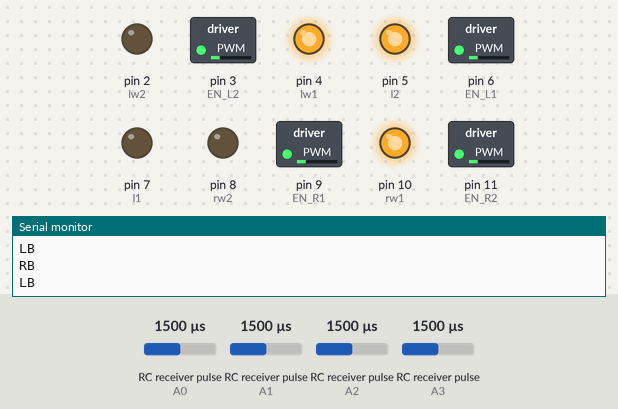
Bench run of a sketch on a simulated Arduino Uno, built with avr-gcc and run on an emulated ATmega328P. On the bench: switched loads named in the sketch (green lamp = pin HIGH), output pins drawn as LEDs (lit = HIGH), the last lines printed to the serial monitor. Wiring (inferred from the names in the program): 4 × RC receiver channel: data A1 / data A2 / data A3 / data A0. Inputs (shaded band) come from the test bench; at power-on: RC receiver pulse (sensors on A0, A1, A3, A2) 1500 µs. Pins used as bus, display or sensor lines are not drawn.

Above: at 1.2 s.
1.3 s: RC receiver pulse (sensor on A0) set to 1516 µs
At 1.7 s:
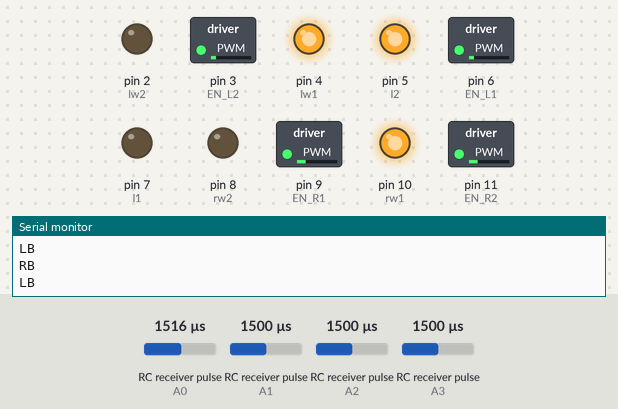
2.8 s: RC receiver pulse (sensor on A0) set to 1537 µs
At 3.3 s:
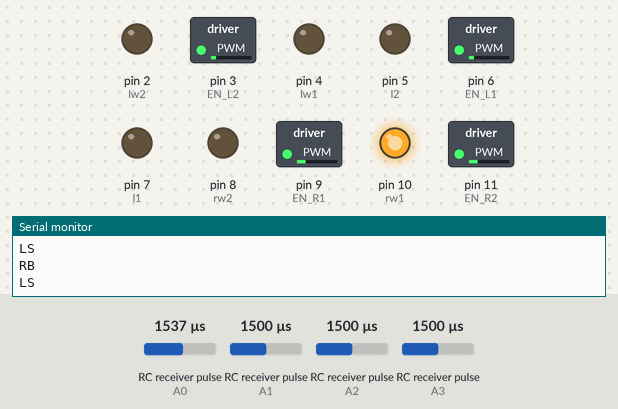
4.3 s: RC receiver pulse (sensor on A1) set to 1537 µs
At 5.2 s:
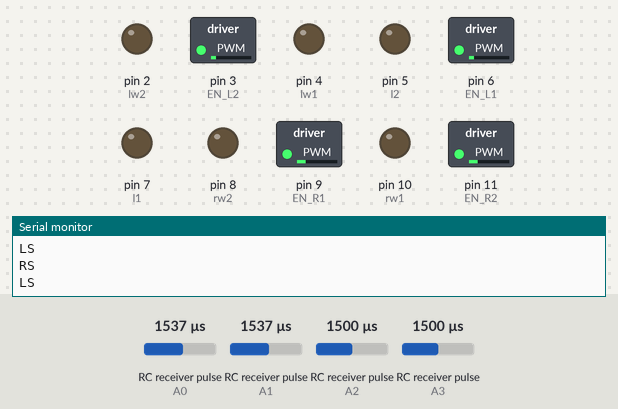
5.8 s: RC receiver pulse (sensor on A3) set to 1490 µs
At 6.9 s:
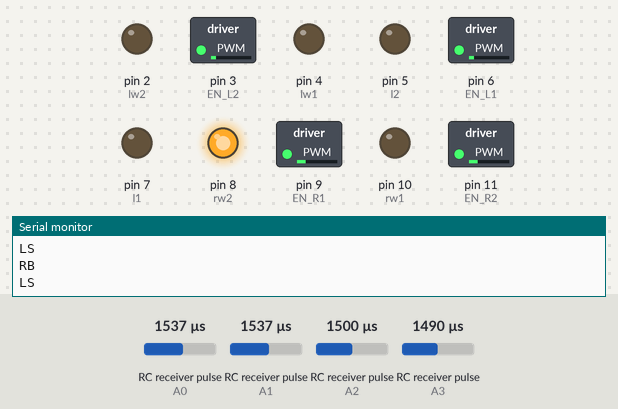
7.3 s: RC receiver pulse (sensor on A2) set to 1750 µs
At 7.8 s:
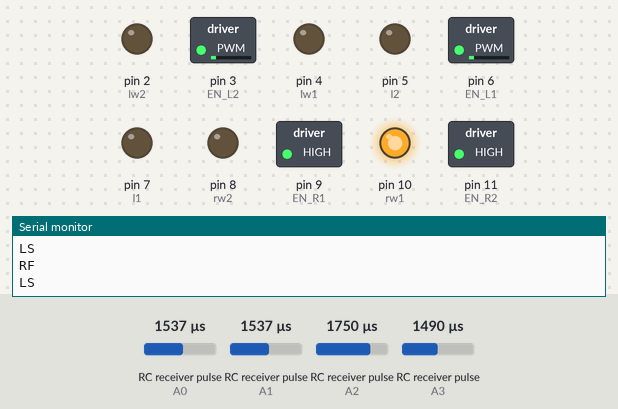
8.8 s: RC receiver pulse (sensor on A1) set to 1750 µs
At 10.2 s:
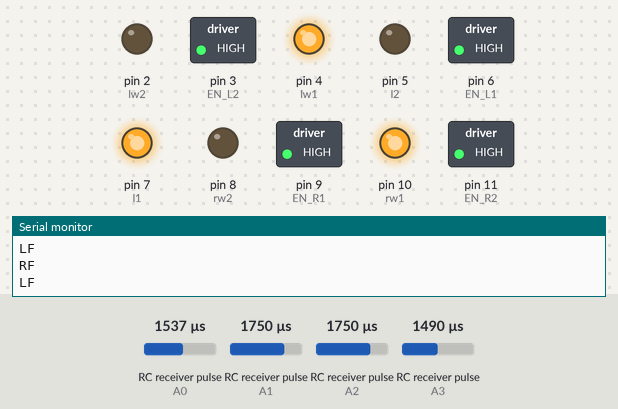
Timing chart, 0 to 11.3 s (numbered marks = the images above; inputs shaded):
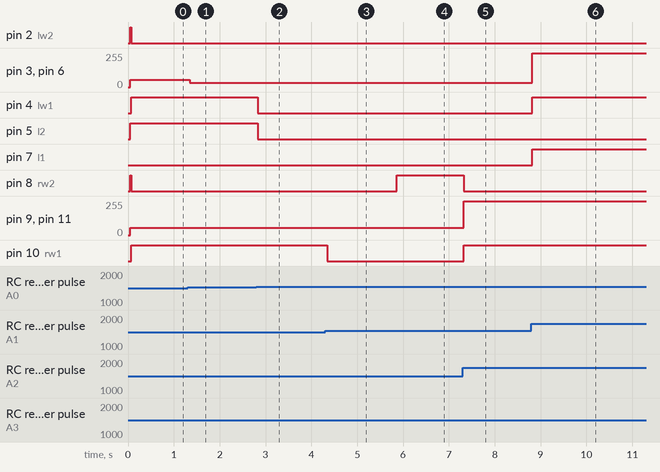

Measured:
- the behaviour switches between 1522 and 1523 µs on RC receiver pulse (sensor on A0) (found by bisection; images 1 and 2)
- the behaviour switches between 1522 and 1523 µs on RC receiver pulse (sensor on A1) (found by bisection; images 2 and 3)
- the behaviour switches between 1500 and 1499 µs on RC receiver pulse (sensor on A3) (found by bisection; images 3 and 4)
- after the input at 1.3 s, pin 3 (EN_L2), pin 6 (EN_L1): 55/255 → 31/255 after 0.05 s
- after the input at 2.8 s, pin 4 (lw1), pin 5 (l2): HIGH → LOW at once
- after the input at 4.3 s, pin 10 (rw1): HIGH → LOW after 0.05 s
- after the input at 5.8 s, pin 8 (rw2): LOW → HIGH after 0.06 s
- after the input at 7.3 s, pin 8 (rw2): HIGH → LOW at once; pin 9 (EN_R1), pin 11 (EN_R2): 55/255 → 255/255 at once; pin 10 (rw1): LOW → HIGH at once
- after the input at 8.8 s, pin 3 (EN_L2), pin 6 (EN_L1): 31/255 → 255/255 at once; pin 4 (lw1), pin 7 (l1): LOW → HIGH at once

The sketch:

uno_code.ino
```cpp
const int ch1=A0;
const int ch2=A1;//ch2 of lcd transmitter not working
const int ch6=A3; //ch6 acts as a switch controlled by Vnb
const int ch4=A2;
const int EN_R1=9;
const int EN_L1=6;
const int EN_R2=11;//used in uno
const int EN_L2=3;//used in uno

int l1=7;//used in uno
int l2=5;//used in uno
int r1=12;//used in uno
int r2=13   ;//used in uno
int rw1 =10;
int rw2 =8;
int lw1 =4;
int lw2=2;
int rspeed,lspeed;
int deadzone=20;


void setup(){

  Serial.begin(9600);
  pinMode(ch1,INPUT);
  pinMode(ch2,INPUT);
  pinMode(ch6,INPUT);
  pinMode(ch4,INPUT);
  pinMode(r1,OUTPUT);
  pinMode(r2,OUTPUT);
  pinMode(l1,OUTPUT);
  pinMode(l2,OUTPUT);
   pinMode(rw1,OUTPUT);
  pinMode(rw2,OUTPUT);
  pinMode(lw1,OUTPUT);
  pinMode(lw2,OUTPUT);
  pinMode(EN_R1,OUTPUT);
  pinMode(EN_L1,OUTPUT);
  pinMode(EN_R2,OUTPUT);
  pinMode(EN_L2,OUTPUT);

}


int pulse_motor(int a){
   int val=pulseIn(a,HIGH,25000);
   if(val>1000)
          {
           val=map(val,1200,1875,-500,500);//gives optimum value
           val=constrain(val,-255,255);
             }
   else val=0;
   if(abs(val)<=deadzone) val=0;
   return val;
 }

void loop()
{

  if(pulseIn(ch6,HIGH,25000)>1500)
  {
  rspeed=pulse_motor(ch2);
  lspeed=pulse_motor(ch1);

 if (rspeed==0)
 {
  digitalWrite(r1,LOW);
  digitalWrite(r2,LOW);
   digitalWrite(rw1,LOW);
  digitalWrite(rw2,LOW);
  Serial.println("RS");
 }

 if (rspeed>0)
 {
  analogWrite(EN_R1,rspeed);
  analogWrite(EN_R2,rspeed);
  digitalWrite(r1,HIGH);
  digitalWrite(r2,LOW);
  digitalWrite(rw1,LOW);
  digitalWrite(rw2,HIGH);
  Serial.println("RF");
 }

 if (rspeed<0)
 {
  analogWrite(EN_R1,abs(rspeed));
  analogWrite(EN_R2,abs(rspeed));
  digitalWrite(r1,LOW);
  digitalWrite(r2,HIGH);
  digitalWrite(rw1,HIGH);
  digitalWrite(rw2,LOW);
  Serial.println("RB");
}
//for left side
if (lspeed==0)
 {

  digitalWrite(l1,LOW);
  digitalWrite(l2,LOW);
   digitalWrite(lw1,LOW);
  digitalWrite(lw2,LOW);
  Serial.println("LS");

 }

 if (lspeed>0)
 {
  analogWrite(EN_L1,lspeed);
  analogWrite(EN_L2,lspeed);
  digitalWrite(l1,HIGH);
  digitalWrite(l2,LOW);
   digitalWrite(lw1,LOW);
  digitalWrite(lw2,HIGH);
  Serial.println("LF");
 }

 if (lspeed<0)
 {
  analogWrite(EN_L1,abs(lspeed));
  analogWrite(EN_L2,abs(lspeed));
  digitalWrite(l1,LOW);
  digitalWrite(l2,HIGH);
   digitalWrite(lw1,HIGH);
  digitalWrite(lw2,LOW);
  Serial.println("LB");
}
  }

else
{


  lspeed=pulse_motor(ch2);
  rspeed=pulse_motor(ch4);//ch 3 not working

if (rspeed==0)
 {
  digitalWrite(r1,LOW);
  digitalWrite(r2,LOW);
   digitalWrite(rw1,LOW);
  digitalWrite(rw2,LOW);
  Serial.println("RS");
 }

 if (rspeed>0)
 {
  analogWrite(EN_R1,rspeed);
  analogWrite(EN_R2,rspeed);
  digitalWrite(r1,HIGH);
  digitalWrite(r2,LOW);
  digitalWrite(rw1,HIGH);
  digitalWrite(rw2,LOW);
  Serial.println("RF");
 }

 if (rspeed<0)
 {
  analogWrite(EN_R1,abs(rspeed));
  analogWrite(EN_R2,abs(rspeed));
  digitalWrite(r1,LOW);
  digitalWrite(r2,HIGH);
  digitalWrite(rw1,LOW);
  digitalWrite(rw2,HIGH);
  Serial.println("RB");
}
//for left side
if (lspeed==0)
 {

  digitalWrite(l1,LOW);
  digitalWrite(l2,LOW);
   digitalWrite(lw1,LOW);
  digitalWrite(lw2,LOW);
  Serial.println("LS");

 }

 if (lspeed>0)
 {
  analogWrite(EN_L1,lspeed);
  analogWrite(EN_L2,lspeed);
  digitalWrite(l1,HIGH);
  digitalWrite(l2,LOW);
   digitalWrite(lw1,HIGH);
  digitalWrite(lw2,LOW);
  Serial.println("LF");
 }

 if (lspeed<0)
 {
  analogWrite(EN_L1,abs(lspeed));
  analogWrite(EN_L2,abs(lspeed));
  digitalWrite(l1,LOW);
  digitalWrite(l2,HIGH);
   digitalWrite(lw1,LOW);
  digitalWrite(lw2,HIGH);
  Serial.println("LB");
}
  }


  }
```
